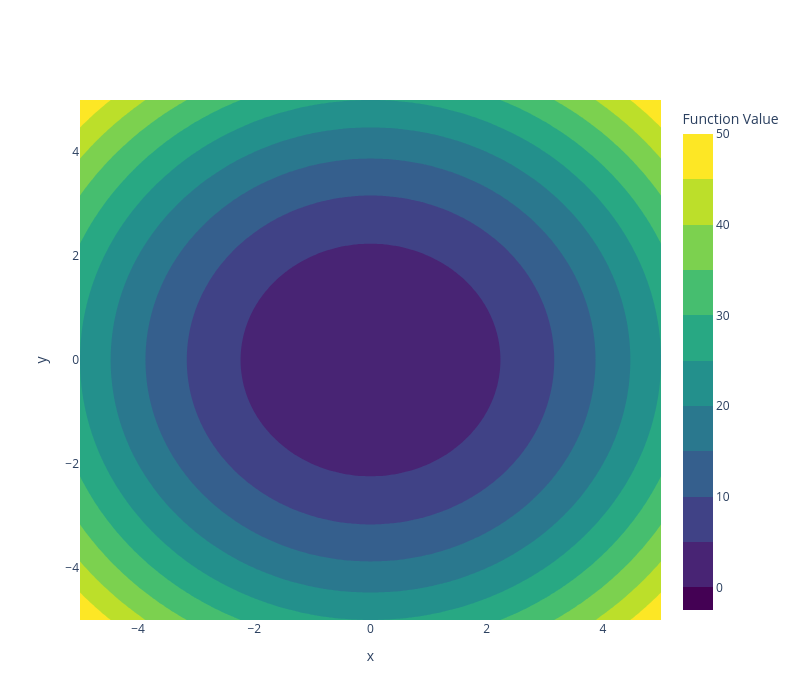
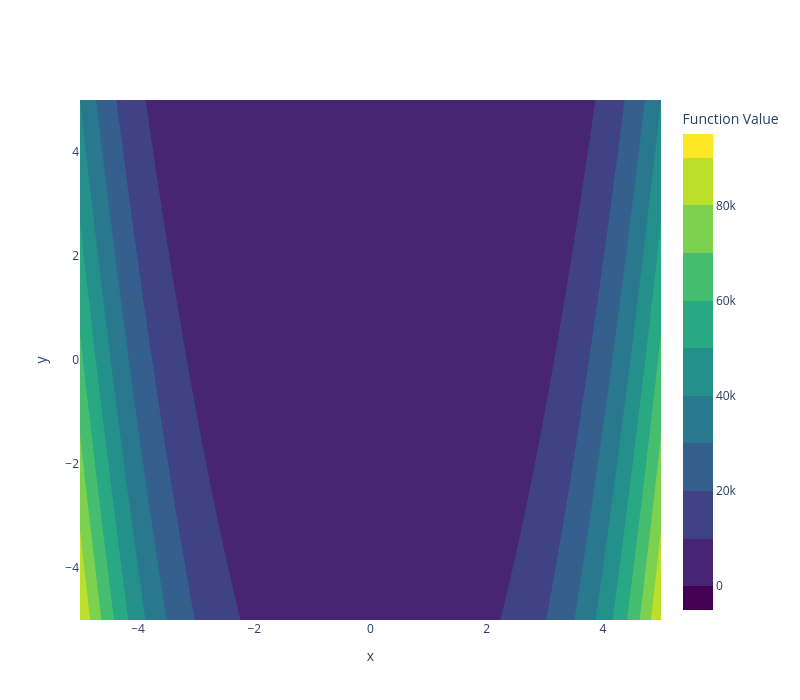
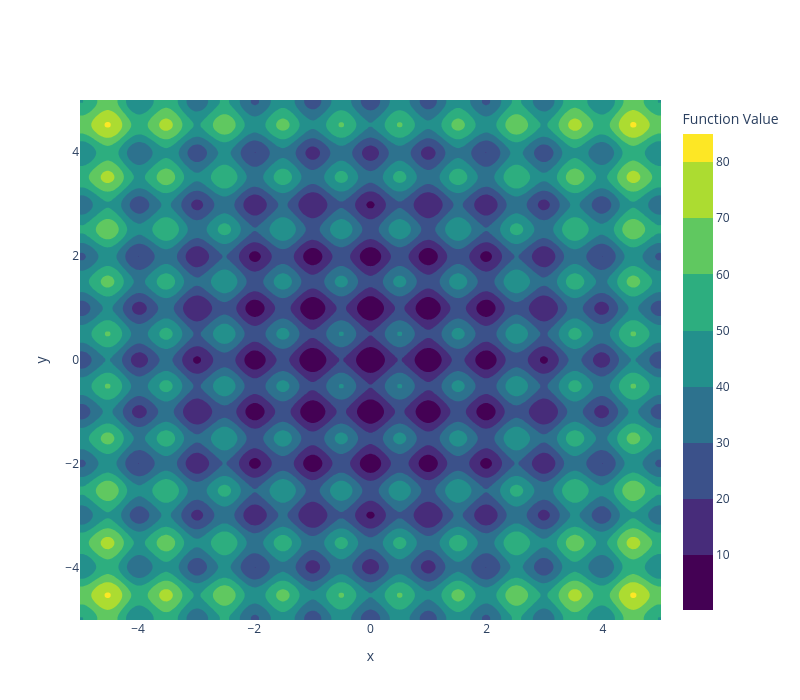

These figures' notebook cell, in order:
### Markdown cell above
### 1. Getting familiar with optimization test problems
Understand the landscapes of the test functions to predict optimization challenges.
Visualize each function. Use `plot_3d_surface` to generate a 3D surface plot for each function (Sphere, Rosenbrock, Rastrigin). Use `plot_contour_and_paths` with an empty paths list to generate a 2D contour plot for each function.

Which function appears easiest to optimize? Hardest? Why?

### Code cell
plot_3d_surface(Sphere())
plot_3d_surface(Rosenbrock())
plot_3d_surface(Rastrigin())

plot_contour_and_paths(
    problem=Sphere(),
    paths=[]
)

plot_contour_and_paths(
    problem=Rosenbrock(),
    paths=[]
)

plot_contour_and_paths(
    problem=Rastrigin(),
    paths=[]
)

### Figure 1 — Plotly figure (JSON) as saved in the notebook; plotly's stock layout.template omitted (floating-point values rounded to 4 significant figures; data arrays with more than 128 entries replaced by an {"elided": "..."} marker saying what was removed)
{"data": [{"colorbar": {"title": {"text": "Function Value"}}, "colorscale": [[0, "#440154"], [0.1111, "#482878"], [0.2222, "#3e4989"], [0.3333, "#31688e"], [0.4444, "#26828e"], [0.5556, "#1f9e89"], [0.6667, "#35b779"], [0.7778, "#6ece58"], [0.8889, "#b5de2b"], [1, "#fde725"]], "contours": {"showlines": false}, "type": "contour", "x": {"elided": "200 float values"}, "y": {"elided": "200 float values"}, "z": {"elided": "200x200 float values"}}], "layout": {"height": 700, "legend": {"orientation": "h", "x": 1, "xanchor": "right", "y": 1.02, "yanchor": "bottom"}, "title": {"text": ""}, "width": 800, "xaxis": {"title": {"text": "x"}}, "yaxis": {"title": {"text": "y"}}}}

### Figure 2 — Plotly figure (JSON) as saved in the notebook; plotly's stock layout.template omitted (floating-point values rounded to 4 significant figures; data arrays with more than 128 entries replaced by an {"elided": "..."} marker saying what was removed)
{"data": [{"colorbar": {"title": {"text": "Function Value"}}, "colorscale": [[0, "#440154"], [0.1111, "#482878"], [0.2222, "#3e4989"], [0.3333, "#31688e"], [0.4444, "#26828e"], [0.5556, "#1f9e89"], [0.6667, "#35b779"], [0.7778, "#6ece58"], [0.8889, "#b5de2b"], [1, "#fde725"]], "contours": {"showlines": false}, "type": "contour", "x": {"elided": "200 float values"}, "y": {"elided": "200 float values"}, "z": {"elided": "200x200 float values"}}], "layout": {"height": 700, "legend": {"orientation": "h", "x": 1, "xanchor": "right", "y": 1.02, "yanchor": "bottom"}, "title": {"text": ""}, "width": 800, "xaxis": {"title": {"text": "x"}}, "yaxis": {"title": {"text": "y"}}}}

### Figure 3 — Plotly figure (JSON) as saved in the notebook; plotly's stock layout.template omitted (floating-point values rounded to 4 significant figures; data arrays with more than 128 entries replaced by an {"elided": "..."} marker saying what was removed)
{"data": [{"colorbar": {"title": {"text": "Function Value"}}, "colorscale": [[0, "#440154"], [0.1111, "#482878"], [0.2222, "#3e4989"], [0.3333, "#31688e"], [0.4444, "#26828e"], [0.5556, "#1f9e89"], [0.6667, "#35b779"], [0.7778, "#6ece58"], [0.8889, "#b5de2b"], [1, "#fde725"]], "contours": {"showlines": false}, "type": "contour", "x": {"elided": "200 float values"}, "y": {"elided": "200 float values"}, "z": {"elided": "200x200 float values"}}], "layout": {"height": 700, "legend": {"orientation": "h", "x": 1, "xanchor": "right", "y": 1.02, "yanchor": "bottom"}, "title": {"text": ""}, "width": 800, "xaxis": {"title": {"text": "x"}}, "yaxis": {"title": {"text": "y"}}}}
